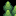

A 2D game scene composited from a Tiled map and its tileset images. What follows is a short description and the map's XML, with every tile layer's data as written:
An orthogonal 1x1 tile map with 16x16 px tiles, 1 tile layer (Tile Layer 1).

<map version="1.10" tiledversion="1.11.0" orientation="orthogonal" renderorder="right-down" width="1" height="1" tilewidth="16" tileheight="16" infinite="0" nextlayerid="2" nextobjectid="1">
 <tileset firstgid="1" name="worldTiles" tilewidth="16" tileheight="16" tilecount="1755" columns="27">
  <image source="worldTiles.png" width="432" height="1040" />
 </tileset>
 <layer id="1" name="Tile Layer 1" width="1" height="1">
  <data encoding="csv">
193
</data>
 </layer>
</map>
